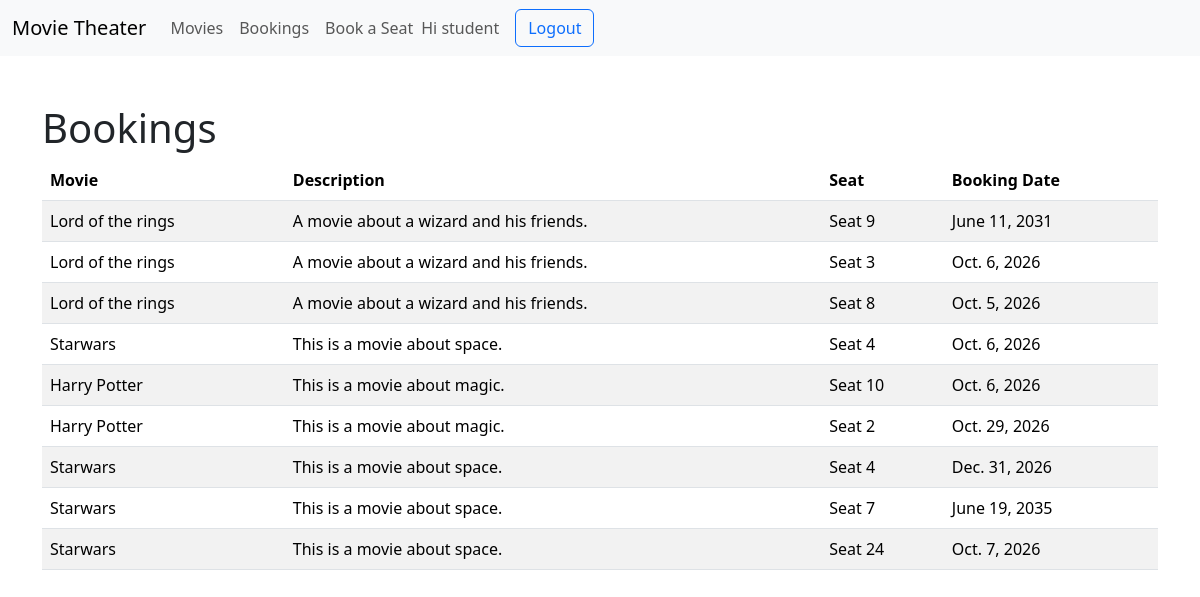
The page /booking_history/ (signed in) on the database as committed earlier.
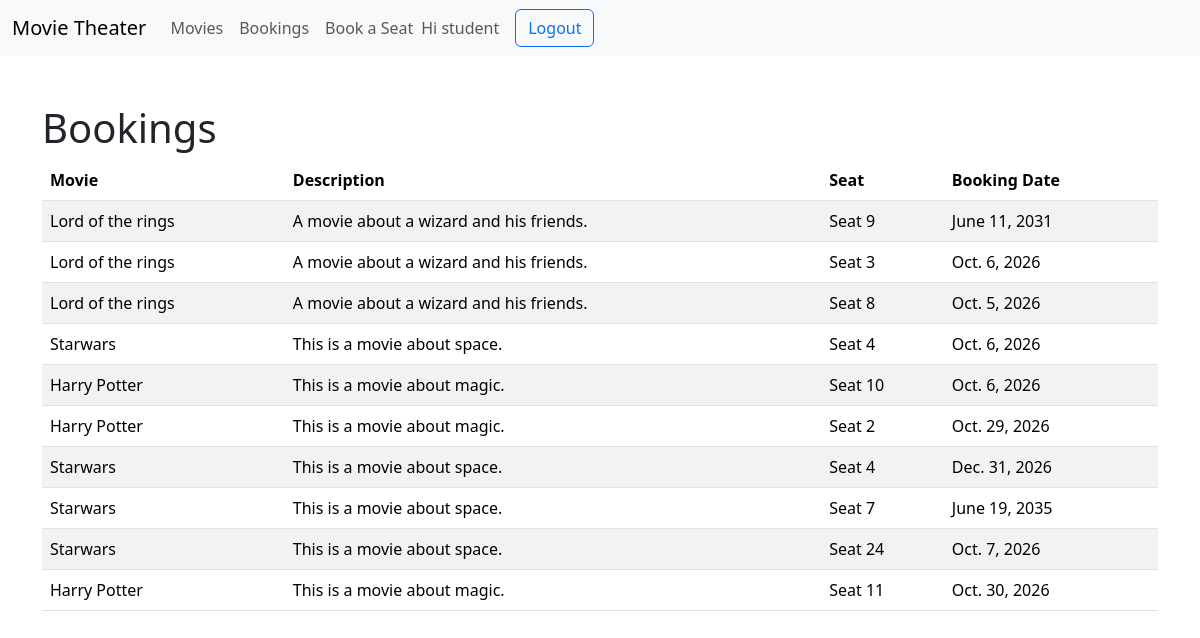
The same page on the database as committed later.
### bookings/models.py (models this page shows, shortened)
class Booking(models.Model):
    movie = models.ForeignKey(Movie, on_delete=models.PROTECT)
    seat = models.ForeignKey(Seat, on_delete=models.PROTECT)
    user = models.ForeignKey(settings.AUTH_USER_MODEL, on_delete=models.CASCADE)
    booking_date = models.DateField()

class Movie(models.Model):
    title = models.CharField(max_length=50)
    description = models.TextField()
    release_date = models.DateField()
    duration_minutes = models.PositiveIntegerField()
    def __str__(self):
        return self.title

class Seat(models.Model):
    seat_number = models.PositiveIntegerField(unique=True)
    booking_status = models.BooleanField(default=False)
    def __str__(self):
        return f"Seat {self.seat_number}"

### bookings/views.py (the view)
# urls.py: path('booking_history/', views.booking_history, name="booking_history"),
@login_required
def booking_history(request):
    bookings = Booking.objects.filter(user=request.user)
    return render(request, "bookings/booking_history.html", {"bookings": bookings})

### bookings/templates/bookings/booking_history.html
{% extends "bookings/base.html" %}
{% block content %}
	<div class="container mt-5">
		<h1>Bookings</h1>
		{% if bookings %}
			<table class="table table-striped">
				<thead>
					<tr>
						<th>Movie</th>
						<th>Description</th>
						<th>Seat</th>
						<th>Booking Date</th>
					</tr>
				</thead>
				<tbody>
					{% for booking in bookings %}
						<tr>
							<td>{{ booking.movie }}</td>
							<td>{{ booking.movie.description }}</td>
							<td>{{ booking.seat }}</td>
							<td>{{ booking.booking_date }}</td>
						</tr>
					{% endfor %}
				</tbody>
			</table>
		{% else %}
			<p>No bookings are currently available.</p>
		{% endif %}
	</div>
{% endblock %}

Rows that differ between the two databases and show on the page:
added Booking: movie "Harry Potter", movie.description "This is a movie about magic.", seat "Seat 11", booking_date "Oct. 30, 2026"
